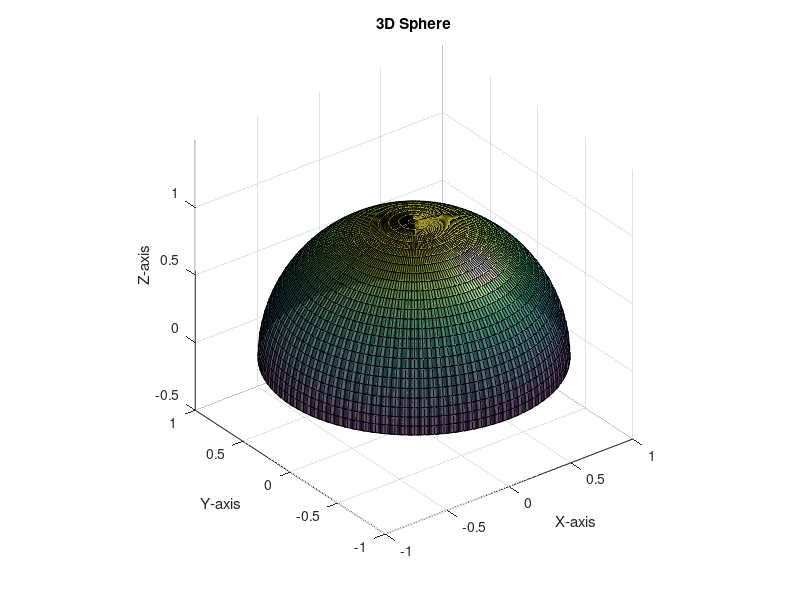

MATLAB code to generate this figure: (Note: this script raises an error after producing the figure.)
t = linspace(0, pi, 50); % from 0 to pi
s = linspace(0, 2*pi, 100); % from 0 to 2*pi
[t, s] = meshgrid(t, s); 
x = cos(t) .* cos(s);
y = cos(t) .* sin(s);
z = sin(t);
% Create the sphere plot
figure;
surf(x, y, z, 'FaceAlpha', 0.7);
title('3D Sphere');
xlabel('X-axis');
ylabel('Y-axis');
zlabel('Z-axis');
axis equal; % Equal scaling for all axes
grid on;
light;
lighting phong;
